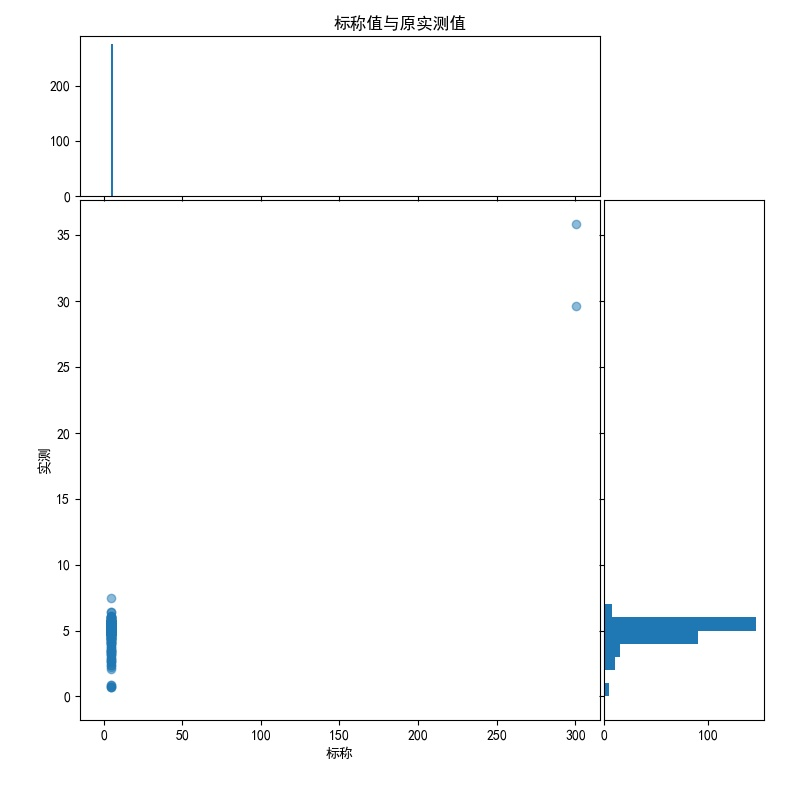
#> input picture 模体自动审读软件/模体自动审读软件/codes/biaochengguanxi.jpg, 800 x 800 px; its folder holds only this picture in this run
$ python -i util.py   (imports and definitions only)
#> lines starting #> are read from the running program, lines starting #| are printed output that depends on the picture; after the words box and inside, x2 and y2 are one past the last pixel; in counts of white or black regions, pixels touching at a corner belong together
# -*- coding: utf-8 -*-
import os

os.environ["KMP_DUPLICATE_LIB_OK"] = "TRUE"

import pydicom as dicom
import re
import scipy
import numpy.linalg as linalg
import numpy as np
import scipy.ndimage as ndi

from scipy.ndimage.morphology import binary_erosion
from scipy.ndimage.filters import gaussian_filter
from scipy.ndimage.morphology import binary_dilation
from math import acos, pi
from scipy import optimize
from scipy.ndimage.measurements import center_of_mass
from scipy.ndimage import (gaussian_filter,
                           generate_binary_structure, binary_erosion, label)

WATER_DISTANCE = 90  # 冠状面与矢状面测得水模体长度
DISTANCE12 = 12  # 冠状面与矢状面时水模体与综合模体分界的距离
TRANSVERSE = AXIAL = 0
FRONTAL = CORONAL = 1
MEDIAN = SAGITTAL = 2
ALLOWED_PLANES = (AXIAL, CORONAL, SAGITTAL)


# [54 lines left out: functions read_dicom_file, image_orientation, avg_CT_number, not called in this run]


avg_CT_value = avg_CT_number

dtype_range = {np.bool_: (False, True),
               np.bool8: (False, True),
               np.uint8: (0, 255),
               np.uint16: (0, 65535),
               np.int8: (-128, 127),
               np.int16: (-32768, 32767),
               np.float32: (-1, 1),
               np.float64: (-1, 1)}

integer_types = (np.uint8, np.uint16, np.int8, np.int16)

_supported_types = (np.bool_, np.bool8,
                    np.uint8, np.uint16, np.uint32,
                    np.int8, np.int16, np.int32,
                    np.float32, np.float64)

# [3 lines not run here, left out]


def dtype_limits(image, clip_negative=True):
    """Return intensity limits, i.e. (min, max) tuple, of the image's dtype.
    Parameters
    ----------
    image : ndarray
        Input image.
    clip_negative : bool
        If True, clip the negative range (i.e. return 0 for min intensity)
        even if the image dtype allows negative values.
        返回图像数据类型的强度限制，即（最小，最大）元组。
    参数：
    image：输入图像
    clip_negative：布尔型变量,如果为真，则剪裁负范围（即返回0表示最小强度）
    即使图像数据类型允许负值。
    """
    imin, imax = dtype_range[image.dtype.type]
    if clip_negative:
        imin = 0
    return imin, imax


def smooth_with_function_and_mask(image, function, mask):
    """Smooth an image with a linear function, ignoring masked pixels

    Parameters
    ----------
    image : array
        Image you want to smooth.
    function : callable
        A function that does image smoothing.
    mask : array
        Mask with 1's for significant pixels, 0's for masked pixels.

    Notes
    ------
    This function calculates the fractional contribution of masked pixels
    by applying the function to the mask (which gets you the fraction of
    the pixel data that's due to significant points). We then mask the image
    and apply the function. The resulting values will be lower by the
    bleed-over fraction, so you can recalibrate by dividing by the function
    on the mask to recover the effect of smoothing from just the significant
    pixels.
      使用线性函数平滑图像，忽略掩膜像素
参数：
image：希望平滑的图像。
函数：用于进行图像平滑的函数。
掩膜：1代表有效像素，0代表被掩的像素。
提示：
此函数通过将函数应用于遮罩来计算掩膜像素的分数贡献（这将获得由于有效点而产生的像素数据分数）。
然后我们对图像进行掩膜并应用该函数。生成的值将比溢出分数低，因此可以通过除以掩膜上的函数来重新校准，以便仅从有效像素恢复平滑效果。
    """
    bleed_over = function(mask.astype(float))
    masked_image = np.zeros(image.shape, image.dtype)
    masked_image[mask.astype(bool)] = image[mask.astype(bool)]
    smoothed_image = function(masked_image)
    output_image = smoothed_image / (bleed_over + np.finfo(float).eps)
    return output_image


def canny(image, sigma=1., low_threshold=None, high_threshold=None, mask=None):
    """Edge filter an image using the Canny algorithm.

    Parameters
    -----------
    image : 2D array
        Greyscale input image to detect edges on; can be of any dtype.
    sigma : float
        Standard deviation of the Gaussian filter.
    low_threshold : float
        Lower bound for hysteresis thresholding (linking edges).
        If None, low_threshold is set to 10% of dtype's max.
    high_threshold : float
        Upper bound for hysteresis thresholding (linking edges).
        If None, high_threshold is set to 20% of dtype's max.
    mask : array, dtype=bool, optional
        Mask to limit the application of Canny to a certain area.

    Returns
    -------
    output : 2D array (image)
        The binary edge map.

    See also
    --------
    skimage.sobel

    Notes
    -----
    The steps of the algorithm are as follows:

    * Smooth the image using a Gaussian with ``sigma`` width.

    * Apply the horizontal and vertical Sobel operators to get the gradients
      within the image. The edge strength is the norm of the gradient.

    * Thin potential edges to 1-pixel wide curves. First, find the normal
      to the edge at each point. This is done by looking at the
      signs and the relative magnitude of the X-Sobel and Y-Sobel
      to sort the points into 4 categories: horizontal, vertical,
      diagonal and antidiagonal. Then look in the normal and reverse
      directions to see if the values in either of those directions are
      greater than the point in question. Use interpolation to get a mix of
      points instead of picking the one that's the closest to the normal.

    * Perform a hysteresis thresholding: first label all points above the
      high threshold as edges. Then recursively label any point above the
      low threshold that is 8-connected to a labeled point as an edge.

    References
    -----------
    Canny, J., A Computational Approach To Edge Detection, IEEE Trans.
    Pattern Analysis and Machine Intelligence, 8:679-714, 1986

    William Green's Canny tutorial
    http://dasl.mem.drexel.edu/alumni/bGreen/www.pages.drexel.edu/_weg22/can_tut.html

    Examples
    --------
    >>> from skimage import filters
    >>> # Generate noisy image of a square
    >>> im = np.zeros((256, 256))
    >>> im[64:-64, 64:-64] = 1
    >>> im += 0.2 * np.random.random(im.shape)
    >>> # First trial with the Canny filter, with the default smoothing
    >>> edges1 = filters.canny(im)
    >>> # Increase the smoothing for better results
    >>> edges2 = filters.canny(im, sigma=3)

    The steps involved:

    * Smooth using the Gaussian with sigma above.

    * Apply the horizontal and vertical Sobel operators to get the gradients
      within the image. The edge strength is the sum of the magnitudes
      of the gradients in each direction.

    * Find the normal to the edge at each point using the arctangent of the
      ratio of the Y sobel over the X sobel - pragmatically, we can
      look at the signs of X and Y and the relative magnitude of X vs Y
      to sort the points into 4 categories: horizontal, vertical,
      diagonal and antidiagonal.

    * Look in the normal and reverse directions to see if the values
      in either of those directions are greater than the point in question.
      Use interpolation to get a mix of points instead of picking the one
      that's the closest to the normal.

    * Label all points above the high threshold as edges.
    * Recursively label any point above the low threshold that is 8-connected
      to a labeled point as an edge.

    Regarding masks, any point touching a masked point will have a gradient
    that is "infected" by the masked point, so it's enough to erode the
    mask by one and then mask the output. We also mask out the border points
    because who knows what lies beyond the edge of the image?
    """

    if image.ndim != 2:
        raise TypeError("The input 'image' must be a two-dimensional array.")

    if low_threshold is None:
        low_threshold = 0.1 * dtype_limits(image)[1]

    if high_threshold is None:
        high_threshold = 0.2 * dtype_limits(image)[1]

    if mask is None:
        mask = np.ones(image.shape, dtype=bool)
    fsmooth = lambda x: gaussian_filter(x, sigma, mode='constant')
    smoothed = smooth_with_function_and_mask(image, fsmooth, mask)

    jsobel = ndi.sobel(smoothed, axis=1)
    isobel = ndi.sobel(smoothed, axis=0)
    abs_isobel = np.abs(isobel)
    abs_jsobel = np.abs(jsobel)
    magnitude = np.hypot(isobel, jsobel)

    s = generate_binary_structure(2, 2)
    eroded_mask = binary_erosion(mask, s, border_value=0)
    eroded_mask = eroded_mask & (magnitude > 0)
    magnitude = magnitude * eroded_mask

    local_maxima = np.zeros(image.shape, bool)
    # ----- 0 to 45 degrees ------
    pts_plus = (isobel >= 0) & (jsobel >= 0) & (abs_isobel >= abs_jsobel)
    pts_minus = (isobel <= 0) & (jsobel <= 0) & (abs_isobel >= abs_jsobel)
    pts = pts_plus | pts_minus
    pts = eroded_mask & pts
    c1 = magnitude[1:, :][pts[:-1, :]]
    c2 = magnitude[1:, 1:][pts[:-1, :-1]]
    m = magnitude[pts]
    w = abs_jsobel[pts] / abs_isobel[pts]
    c_plus = c2 * w + c1 * (1 - w) <= m
    c1 = magnitude[:-1, :][pts[1:, :]]
    c2 = magnitude[:-1, :-1][pts[1:, 1:]]
    c_minus = c2 * w + c1 * (1 - w) <= m
    local_maxima[pts] = c_plus & c_minus
    pts_plus = (isobel >= 0) & (jsobel >= 0) & (abs_isobel <= abs_jsobel)
    pts_minus = (isobel <= 0) & (jsobel <= 0) & (abs_isobel <= abs_jsobel)
    pts = pts_plus | pts_minus
    pts = eroded_mask & pts
    c1 = magnitude[:, 1:][pts[:, :-1]]
    c2 = magnitude[1:, 1:][pts[:-1, :-1]]
    m = magnitude[pts]
    w = abs_isobel[pts] / abs_jsobel[pts]
    c_plus = c2 * w + c1 * (1 - w) <= m
    c1 = magnitude[:, :-1][pts[:, 1:]]
    c2 = magnitude[:-1, :-1][pts[1:, 1:]]
    c_minus = c2 * w + c1 * (1 - w) <= m
    local_maxima[pts] = c_plus & c_minus
    pts_plus = (isobel <= 0) & (jsobel >= 0) & (abs_isobel <= abs_jsobel)
    pts_minus = (isobel >= 0) & (jsobel <= 0) & (abs_isobel <= abs_jsobel)
    pts = pts_plus | pts_minus
    pts = eroded_mask & pts
    c1a = magnitude[:, 1:][pts[:, :-1]]
    c2a = magnitude[:-1, 1:][pts[1:, :-1]]
    m = magnitude[pts]
    w = abs_isobel[pts] / abs_jsobel[pts]
    c_plus = c2a * w + c1a * (1.0 - w) <= m
    c1 = magnitude[:, :-1][pts[:, 1:]]
    c2 = magnitude[1:, :-1][pts[:-1, 1:]]
    c_minus = c2 * w + c1 * (1.0 - w) <= m
    local_maxima[pts] = c_plus & c_minus

    pts_plus = (isobel <= 0) & (jsobel >= 0) & (abs_isobel >= abs_jsobel)
    pts_minus = (isobel >= 0) & (jsobel <= 0) & (abs_isobel >= abs_jsobel)
    pts = pts_plus | pts_minus
    pts = eroded_mask & pts
    c1 = magnitude[:-1, :][pts[1:, :]]
    c2 = magnitude[:-1, 1:][pts[1:, :-1]]
    m = magnitude[pts]
    w = abs_jsobel[pts] / abs_isobel[pts]
    c_plus = c2 * w + c1 * (1 - w) <= m
    c1 = magnitude[1:, :][pts[:-1, :]]
    c2 = magnitude[1:, :-1][pts[:-1, 1:]]
    c_minus = c2 * w + c1 * (1 - w) <= m
    local_maxima[pts] = c_plus & c_minus

    high_mask = local_maxima & (magnitude >= high_threshold)
    low_mask = local_maxima & (magnitude >= low_threshold)

    strel = np.ones((3, 3), bool)
    labels, count = label(low_mask, strel)
    if count == 0:
        return low_mask

    sums = (np.array(ndi.sum(high_mask, labels,
                             np.arange(count, dtype=np.int32) + 1),
                     copy=False, ndmin=1))
    good_label = np.zeros((count + 1,), bool)
    good_label[1:] = sums > 0
    output_mask = good_label[labels]
    return output_mask


# [337 lines left out: functions leastsq_circle_fitting, find_CT_phantom_outer_edge_threshold, find_CT_phantom_outer_edge, find_CT_phantom_outer_boundary, find_edge_new, find_water_edge and 2 more, not called in this run]


def ellipse_angle_of_rotation(a):
    b, c, d, f, g, a = a[1] / 2, a[2], a[3] / 2, a[4] / 2, a[5], a[0]
    return 0.5 * np.arctan(2 * b / (a - c))


# [48 lines left out: functions ellipse_axis_length, fit_ellipse, tilt_estimate, not called in this run]


def estimate_tilt_angle(dcm_image, IsFile=False, ShowLabel=False):
    if IsFile:
        dcm = dicom.read_file(dcm_image)
        image = dcm.pixel_array * dcm.RescaleSlope + dcm.RescaleIntercept
        pixel_size = dcm.PixelSpacing[0]
    else:
        image = dcm_image
    mask = canny(image, sigma=5.)
    ##    print (image)
    lb, nlb = label(mask, scipy.ones((3, 3)))  # [[1,1,1],[1,1,1],[1,1,1]]
    DEBUG = False
    if DEBUG:
        import pylab
        print(nlb)
        pylab.imshow(mask)
        pylab.show()
        for i in range(nlb):
            if (lb == i).sum() * pixel_size > 500 and (lb == i).sum() * pixel_size < 800:
                xs, ys = scipy.where(lb == i)
                xc, yc, r, d = leastsq_circle_fitting(xs, ys, with_Jacobian=True)
                print(d, (lb == i).sum() * pixel_size, i)
                pylab.imshow(lb == i)
                pylab.show()

    for i in range(nlb):
        if (lb == i).sum() * pixel_size > 500 and (lb == i).sum() * pixel_size < 800:
            xs, ys = scipy.where(lb == i)
            xc, yc, r, d = leastsq_circle_fitting(xs, ys, with_Jacobian=True)
            if d > 1000:
                continue
            else:
                break

    edge = lb == i
    angle = tilt_estimate(edge, IsEdge=True, ShowLabel=ShowLabel)
    return angle


def get_id(path):
    f = dicom.read_file(path, stop_before_pixels=True)
    return f.StudyInstanceUID, f.SeriesInstanceUID


# [9 lines left out: function is_dicom_file, not called in this run]


def alphanum_key(s):
    return [int(c) if c.isdigit() else c for c in re.split('([0-9]+)', s)]


# [24 lines left out: function dicom_files_in_dir, not called in this run]


class DicomData(object):
    ALLOWED_MODALITIES = ('CT', 'MR', 'CR', 'RT')

    def __init__(self, data, **kwargs):
        self._array = data
        self.modality = kwargs.get("modality")

    # [27 lines left out: functions from_files, _read_pixel_data, not called in this run]

    @property
    def shape(self):
        return self._array.shape

    # [17 lines left out: functions array, get_slice, get_slice_shape, not called in this run]


# [13 lines not run here, left out]

>>> import cv2
>>> picture = cv2.imread('../模体自动审读软件/模体自动审读软件/codes/biaochengguanxi.jpg', cv2.IMREAD_GRAYSCALE)
>>> result = estimate_tilt_angle(picture)
#> in canny, `low_threshold = 0.1 * dtype_limits(image)[1]`: low_threshold = 25.5
#> in canny, `high_threshold = 0.2 * dtype_limits(image)[1]`: high_threshold = 51
#> in canny, `isobel = ndi.sobel(smoothed, axis=0)`:
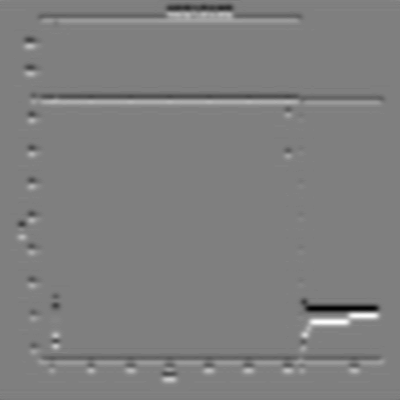
#> isobel: shape (800, 800) float64 (shown at 1/2 size); min -98, max 98, mean 0; drawn with min black and max white
#> in canny, `eroded_mask = eroded_mask & (magnitude > 0)`:
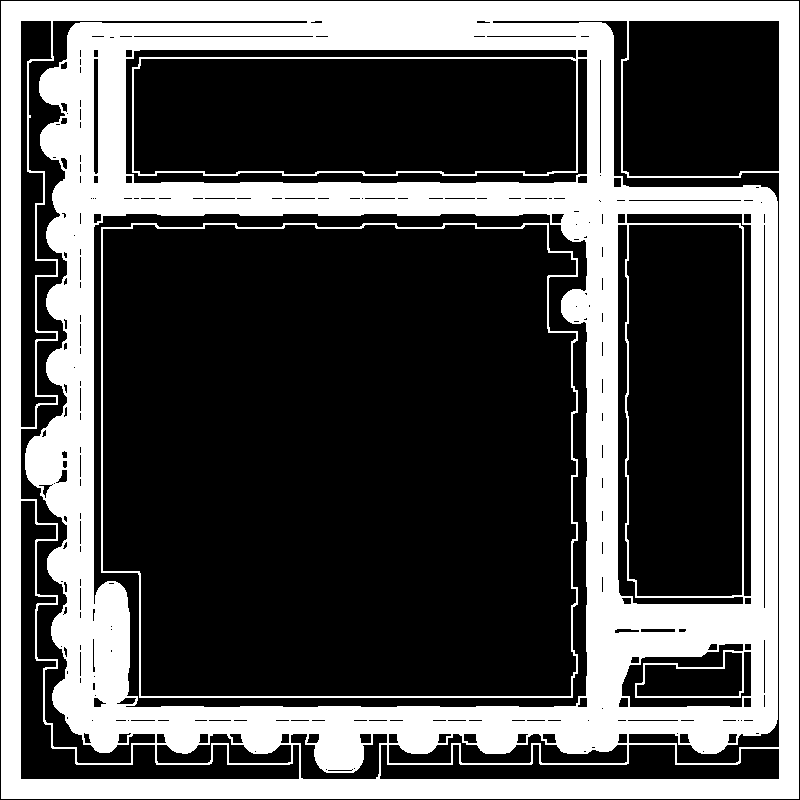
#> eroded_mask: shape (800, 800) bool; 33.2% white; 2 white regions, box (x1, y1, x2, y2) and area: (1, 1, 799, 799) 208587, (101, 223, 578, 698) 4088
#> in canny, `local_maxima[pts] = c_plus & c_minus`:
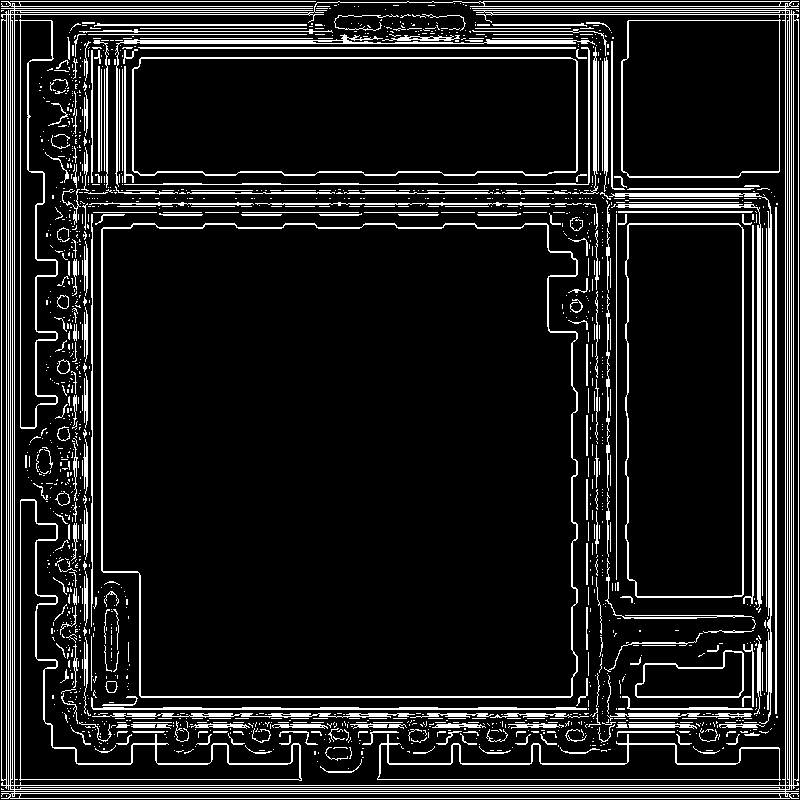
#> local_maxima: shape (800, 800) bool; 11.6% white in thin lines or dots
#> in canny, `labels, count = label(low_mask, strel)`:
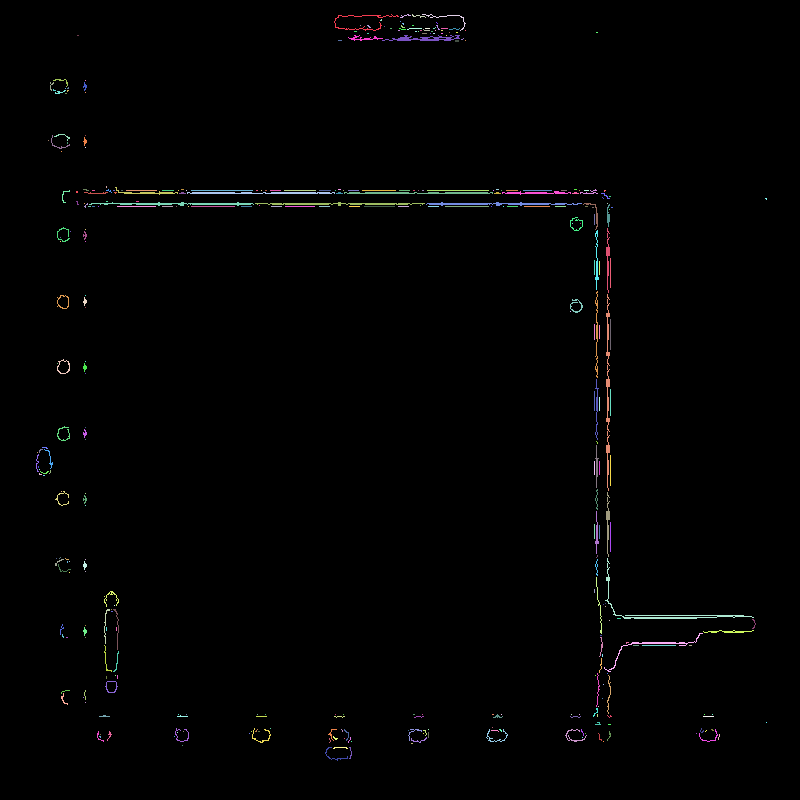
#> labels: shape (800, 800) int32; 372 distinct labels, from 0 to 371; one colour per label, 0 black
#> in canny, `labels, count = label(low_mask, strel)`: count = 371
#> in canny, `sums = (np.array(ndi.sum(high_mask, labels, np.arange(count, dtype=np...`: sums = 371 values, max 351 at index 231, min 0 at index 4, mean 3.17
#> in estimate_tilt_angle, `lb, nlb = label(mask, scipy.ones((3, 3)))`: nlb = 34
#> (the run stopped early here; a loop or call above may not have finished)
